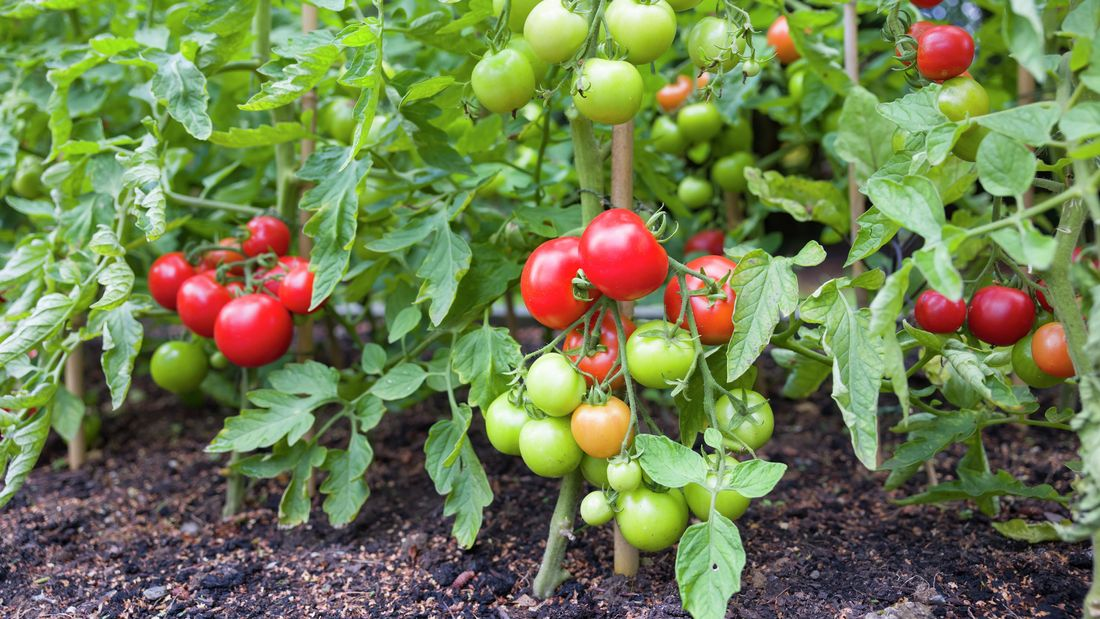
#> input picture tomatoes.jpeg, 1100 x 619 px
$ python Code.py
#> lines starting #> are read from the running program, lines starting #| are printed output that depends on the picture; after the words box and inside, x2 and y2 are one past the last pixel; in counts of white or black regions, pixels touching at a corner belong together
import cv2
import numpy as np


A=cv2.imread('tomatoes.jpeg')#Read image
#> A is the input picture: shape (619, 1100, 3); mean B, G, R 79.6, 125.3, 112.2
B=cv2.cvtColor(A,cv2.COLOR_BGR2RGB) #Investment channel
B=cv2.cvtColor(B,cv2.COLOR_RGB2HSV) #Image to hsv conversion
#> B: shape (619, 1100, 3); mean H, S, V 65.9, 113.7, 137.2

H=B[:,:,0]
S=B[:,:,1]
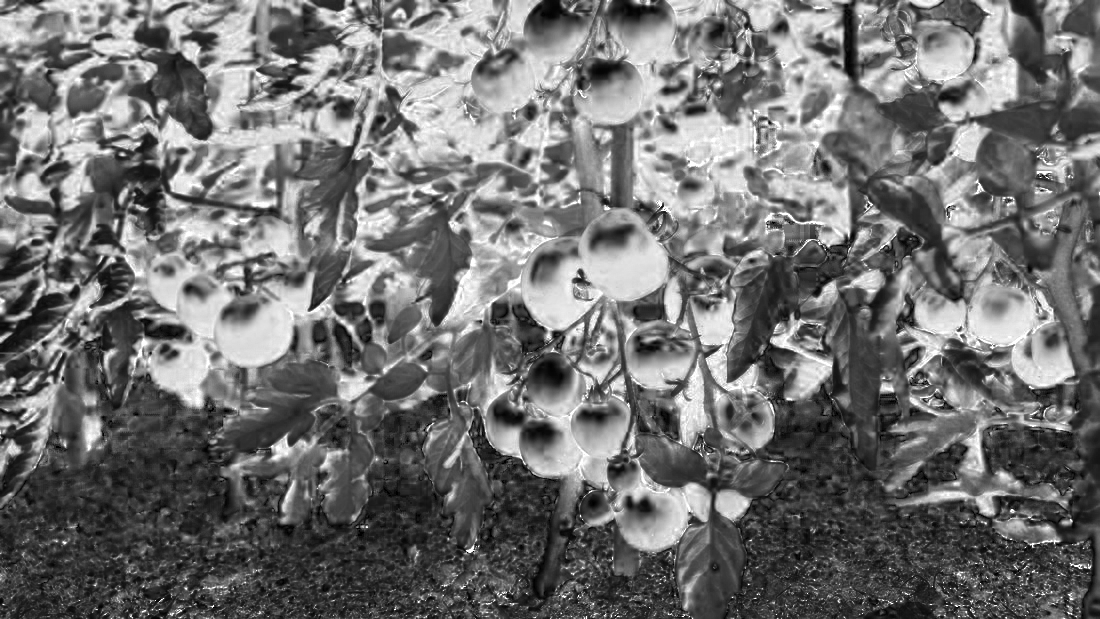
#> S: shape (619, 1100); min 0, max 255, mean 113.7
V=B[:,:,2]
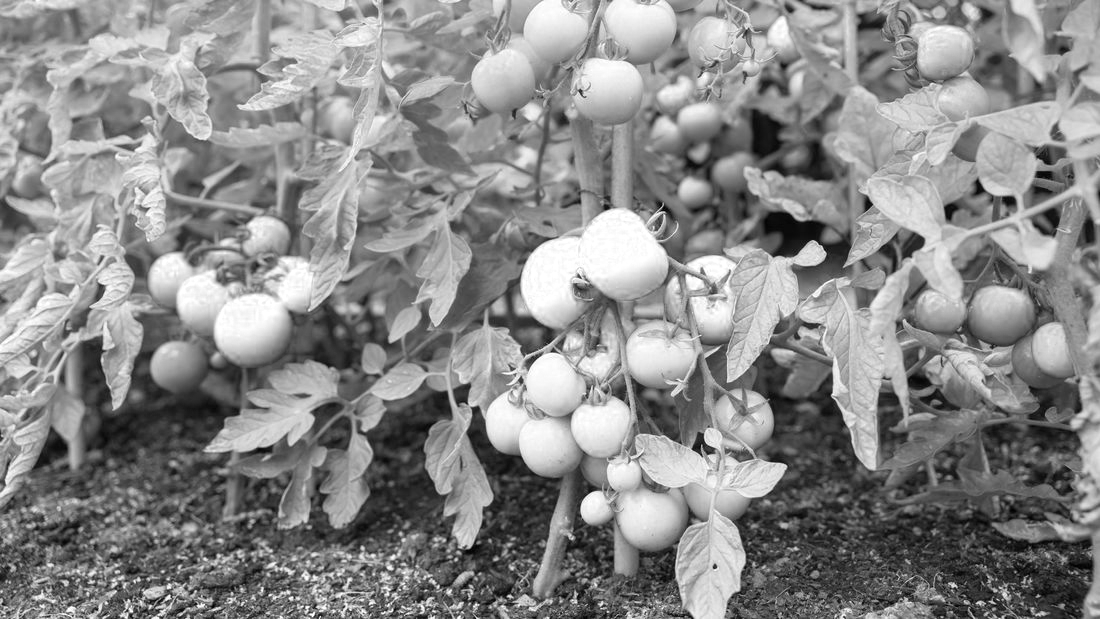
#> V: shape (619, 1100); min 1, max 255, mean 137.2

maskrojo=((H>0) & (H<25)) |  ((H>165) & (H<180)) &  ((S>80) & (S<255))  &  ((V>80) & (V<255))#Boolean condition was created, for true or false
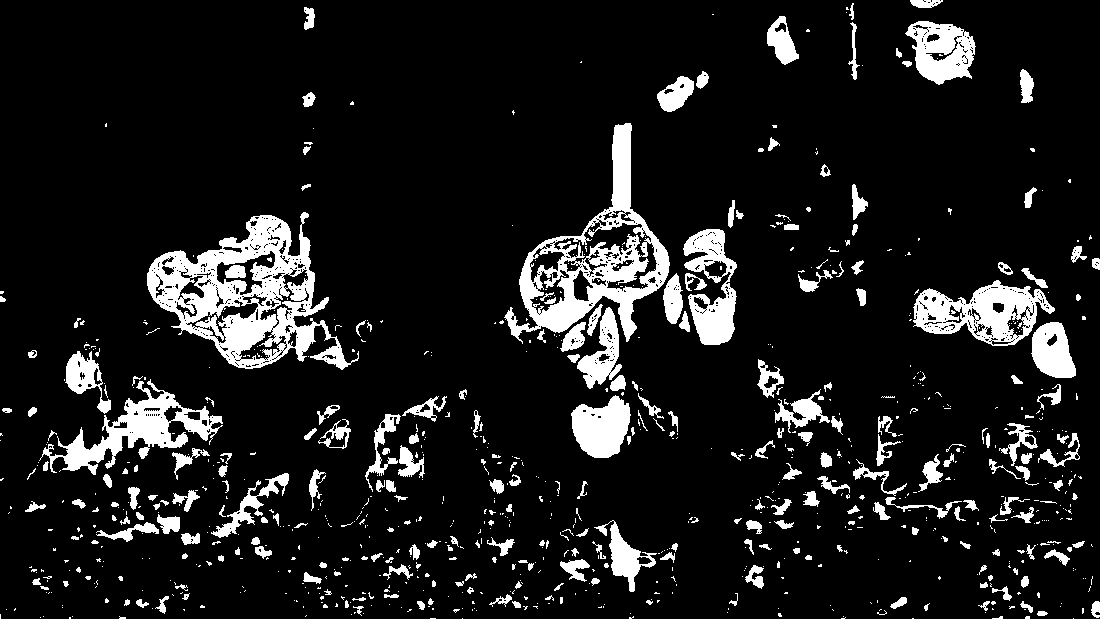
#> maskrojo: shape (619, 1100) bool; 11.1% white; 895 white regions (632 under 20 px), largest, box (x1, y1, x2, y2) and area: (147, 212, 359, 370) 13176, (504, 123, 670, 344) 9788, (39, 379, 223, 475) 4910
maskrojo=maskrojo*255  #Must be passed to a numeric value
maskrojo=maskrojo.astype(np.uint8) #8 bits format

maskverde=((H>30) & (H<45))&  ((S>10) & (S<255))  &  ((V>65) & (V<255))
#> maskverde: shape (619, 1100) bool; 28.2% white; 704 white regions (469 under 20 px), largest, box (x1, y1, x2, y2) and area: (204, 0, 879, 317) 70951, (480, 324, 712, 552) 16682, (918, 121, 1100, 374) 12296
maskverde=maskverde*255
maskverde=maskverde.astype(np.uint8)

res =cv2.bitwise_and(A,A,mask=maskrojo)
res2 =cv2.bitwise_and(A,A,mask=maskverde)

#grayscale conversion
B=cv2.cvtColor(res,cv2.COLOR_BGR2GRAY)
#> B: shape (619, 1100)
C=cv2.cvtColor(res2,cv2.COLOR_BGR2GRAY)
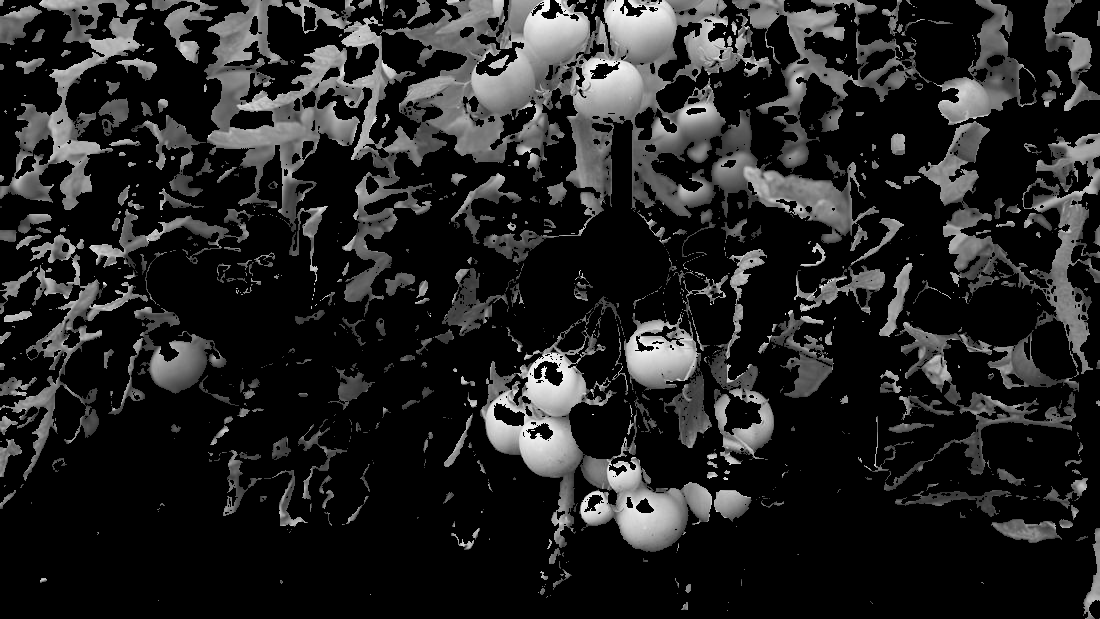
#> C: shape (619, 1100); min 0, max 250, mean 35.6


#Circle hough transform
circle=cv2.HoughCircles(B,cv2.HOUGH_GRADIENT,1,41,param1=50,param2=30,minRadius=2,maxRadius=40)
#> circle = 16 rows, first 8: [246.5, 331.5, 33.8], [558.5, 289.5, 38.3], [207.5, 301.5, 31.5], [1001.5, 316.5, 29.4], [249.5, 280.5, 33.8], [611.5, 249.5, 31.6], [943.5, 52.5, 27.2], [584.5, 341.5, 21.6]
circle=np.uint16(np.around(circle))
#> circle = 16 rows, first 8: [246, 332, 34], [558, 290, 38], [208, 302, 32], [1002, 316, 29], [250, 280, 34], [612, 250, 32], [944, 52, 27], [584, 342, 22]
for i in circle[0,:]:
    #draw circle
    cv2.circle(A,(i[0],i[1]),i[2],(0,255,0),2)
     #draw point
    cv2.circle(A,(i[0],i[1]),2,(0,0,255),3)
#> this loop made 16 passes
#> i on passes 1 to 12: [246, 332, 34], [558, 290, 38], [208, 302, 32], [1002, 316, 29], [250, 280, 34], [612, 250, 32], [944, 52, 27], [584, 342, 22], [936, 308, 16], [600, 420, 28], [704, 288, 17], [170, 274, 16]
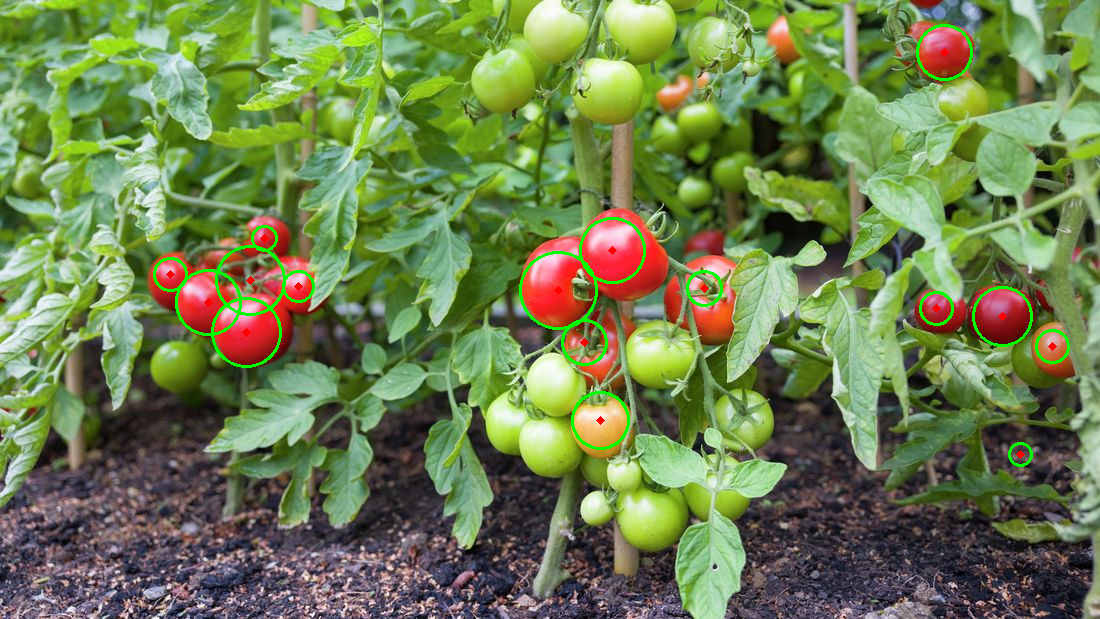
#> A: shape (619, 1100, 3); 1.12% of pixels changed, all inside (x1, y1, x2, y2) = (153, 24, 1070, 467)

circle2=cv2.HoughCircles(C,cv2.HOUGH_GRADIENT,1,41,param1=50,param2=30,minRadius=9,maxRadius=40)
#> circle2 = 19 rows, first 8: [607.5, 88.5, 35], [658.5, 359.5, 39.4], [649.5, 512.5, 38.3], [736.5, 422.5, 37.2], [558.5, 382.5, 32.7], [514.5, 420.5, 29.4], [704.5, 43.5, 31.6], [552.5, 441.5, 33.8]
circle2=np.uint16(np.around(circle2))
#> circle2 = 19 rows, first 8: [608, 88, 35], [658, 360, 39], [650, 512, 38], [736, 422, 37], [558, 382, 33], [514, 420, 29], [704, 44, 32], [552, 442, 34]
for i in circle2[0,:]:
    cv2.circle(A,(i[0],i[1]),i[2],(0,0,0),2)
    cv2.circle(A,(i[0],i[1]),2,(0,0,255),3)
#> this loop made 19 passes
#> i on passes 1 to 12: [608, 88, 35], [658, 360, 39], [650, 512, 38], [736, 422, 37], [558, 382, 33], [514, 420, 29], [704, 44, 32], [552, 442, 34], [640, 26, 32], [668, 418, 34], [718, 488, 35], [362, 62, 24]
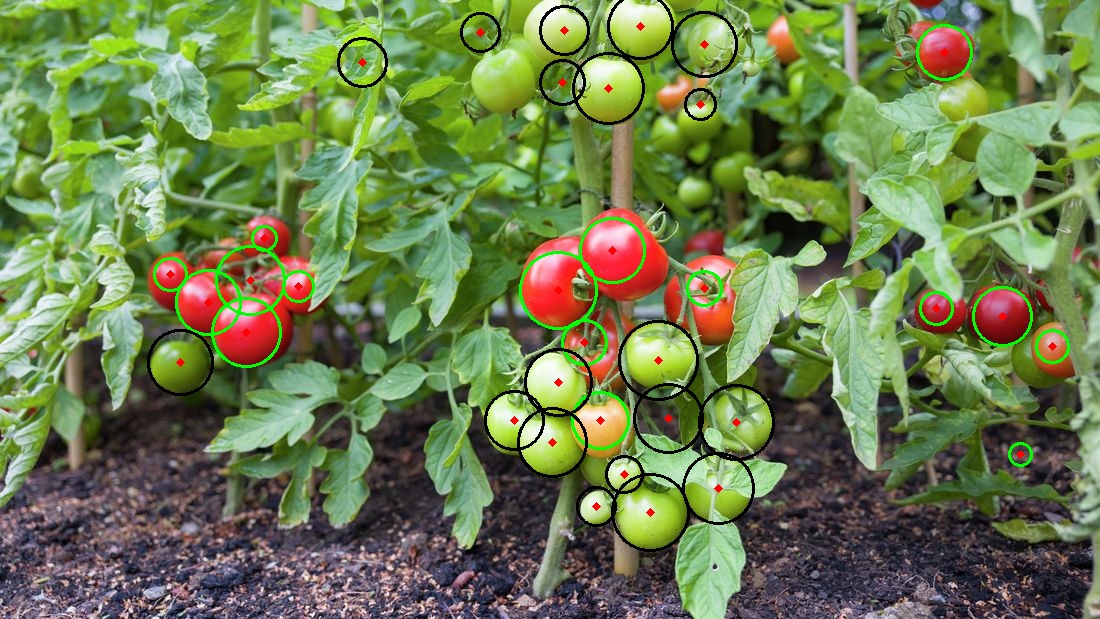
#> A: shape (619, 1100, 3); 1.59% of pixels changed, all inside (x1, y1, x2, y2) = (147, 0, 775, 552)


print('Number of red tomatoes:',len(circle[0,:]))
#| Number of red tomatoes: 16
print('Number of green tomatoes:',len(circle2[0,:]))
#| Number of green tomatoes: 19
print('Total number of tomatoes:',len(circle[0,:])+len(circle2[0,:]))
#| Total number of tomatoes: 35

result= 255 * np.ones((210,150,3), dtype = np.uint8)

cv2.circle(result, (30,30), 15, (0,0,255), -1)
cv2.circle(result, (30,70), 15, (0,255,0), -1)
cv2.putText(result,str(len(circle[0,:])),(65,40), 1, 2,(0,0,0),2)
cv2.putText(result,str(len(circle2[0,:])),(65,80), 1, 2,(0,0,0),2)
totalCnts = len(circle[0,:]) + len(circle[0,:])
#> totalCnts = 32
cv2.putText(result,'Total: '+str(totalCnts),(0,120), 1, 2,(0,0,0),2)
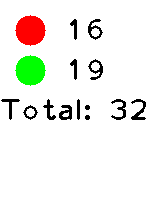
#> result: shape (210, 150, 3); mean of channels 0, 1, 2 234, 239.8, 239.8; drawn as B, G, R
cv2.imshow('t',result)

cv2.imshow('Tomato_detection',A) #Print
cv2.imwrite("Savephoto.png",A) #Save
cv2.imshow('Tomato red mask',res) #Print
cv2.imshow('Tomato green mask',res2) #Print
cv2.waitKey(0)
cv2.destroyAllWindows()
